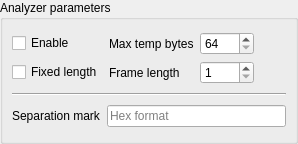
<?xml version="1.0" encoding="UTF-8"?>
<ui version="4.0">
 <class>xToolsAnalyzerToolUi</class>
 <widget class="QWidget" name="xToolsAnalyzerToolUi">
  <property name="geometry">
   <rect>
    <x>0</x>
    <y>0</y>
    <width>298</width>
    <height>144</height>
   </rect>
  </property>
  <property name="windowTitle">
   <string notr="true">Form</string>
  </property>
  <layout class="QGridLayout" name="gridLayout_3">
   <property name="leftMargin">
    <number>0</number>
   </property>
   <property name="topMargin">
    <number>0</number>
   </property>
   <property name="rightMargin">
    <number>0</number>
   </property>
   <property name="bottomMargin">
    <number>0</number>
   </property>
   <item row="0" column="0">
    <widget class="QGroupBox" name="groupBox">
     <property name="title">
      <string>Analyzer parameters</string>
     </property>
     <layout class="QGridLayout" name="gridLayout">
      <item row="0" column="0" colspan="2">
       <layout class="QGridLayout" name="gridLayout_2">
        <item row="1" column="0">
         <widget class="xToolsCheckBox" name="checkBoxFixedLength">
          <property name="text">
           <string>Fixed length</string>
          </property>
         </widget>
        </item>
        <item row="1" column="1">
         <widget class="QLabel" name="label_2">
          <property name="text">
           <string>Frame length</string>
          </property>
         </widget>
        </item>
        <item row="0" column="2">
         <widget class="xToolsSpinBox" name="spinBoxMaxTempBytes">
          <property name="minimum">
           <number>64</number>
          </property>
          <property name="maximum">
           <number>2048</number>
          </property>
         </widget>
        </item>
        <item row="0" column="0">
         <widget class="xToolsCheckBox" name="checkBoxEnable">
          <property name="text">
           <string>Enable</string>
          </property>
         </widget>
        </item>
        <item row="0" column="1">
         <widget class="QLabel" name="label">
          <property name="text">
           <string>Max temp bytes</string>
          </property>
         </widget>
        </item>
        <item row="1" column="2">
         <widget class="xToolsSpinBox" name="spinBoxFrameLength">
          <property name="minimum">
           <number>1</number>
          </property>
          <property name="maximum">
           <number>2048</number>
          </property>
         </widget>
        </item>
        <item row="0" column="3">
         <spacer name="horizontalSpacer">
          <property name="orientation">
           <enum>Qt::Horizontal</enum>
          </property>
          <property name="sizeHint" stdset="0">
           <size>
            <width>40</width>
            <height>20</height>
           </size>
          </property>
         </spacer>
        </item>
       </layout>
      </item>
      <item row="1" column="0" colspan="2">
       <widget class="Line" name="line">
        <property name="orientation">
         <enum>Qt::Horizontal</enum>
        </property>
       </widget>
      </item>
      <item row="2" column="0">
       <widget class="QLabel" name="label_3">
        <property name="text">
         <string>Separation mark</string>
        </property>
       </widget>
      </item>
      <item row="2" column="1">
       <widget class="xToolsLineEdit" name="lineEditSeparationMark">
        <property name="placeholderText">
         <string>Hex format</string>
        </property>
       </widget>
      </item>
     </layout>
    </widget>
   </item>
  </layout>
 </widget>
 <customwidgets>
  <customwidget>
   <class>xToolsCheckBox</class>
   <extends>QCheckBox</extends>
   <header location="global">xToolsCheckBox.h</header>
  </customwidget>
  <customwidget>
   <class>xToolsSpinBox</class>
   <extends>QSpinBox</extends>
   <header location="global">xToolsSpinBox.h</header>
  </customwidget>
  <customwidget>
   <class>xToolsLineEdit</class>
   <extends>QLineEdit</extends>
   <header location="global">xToolsLineEdit.h</header>
  </customwidget>
 </customwidgets>
 <resources/>
 <connections/>
</ui>
